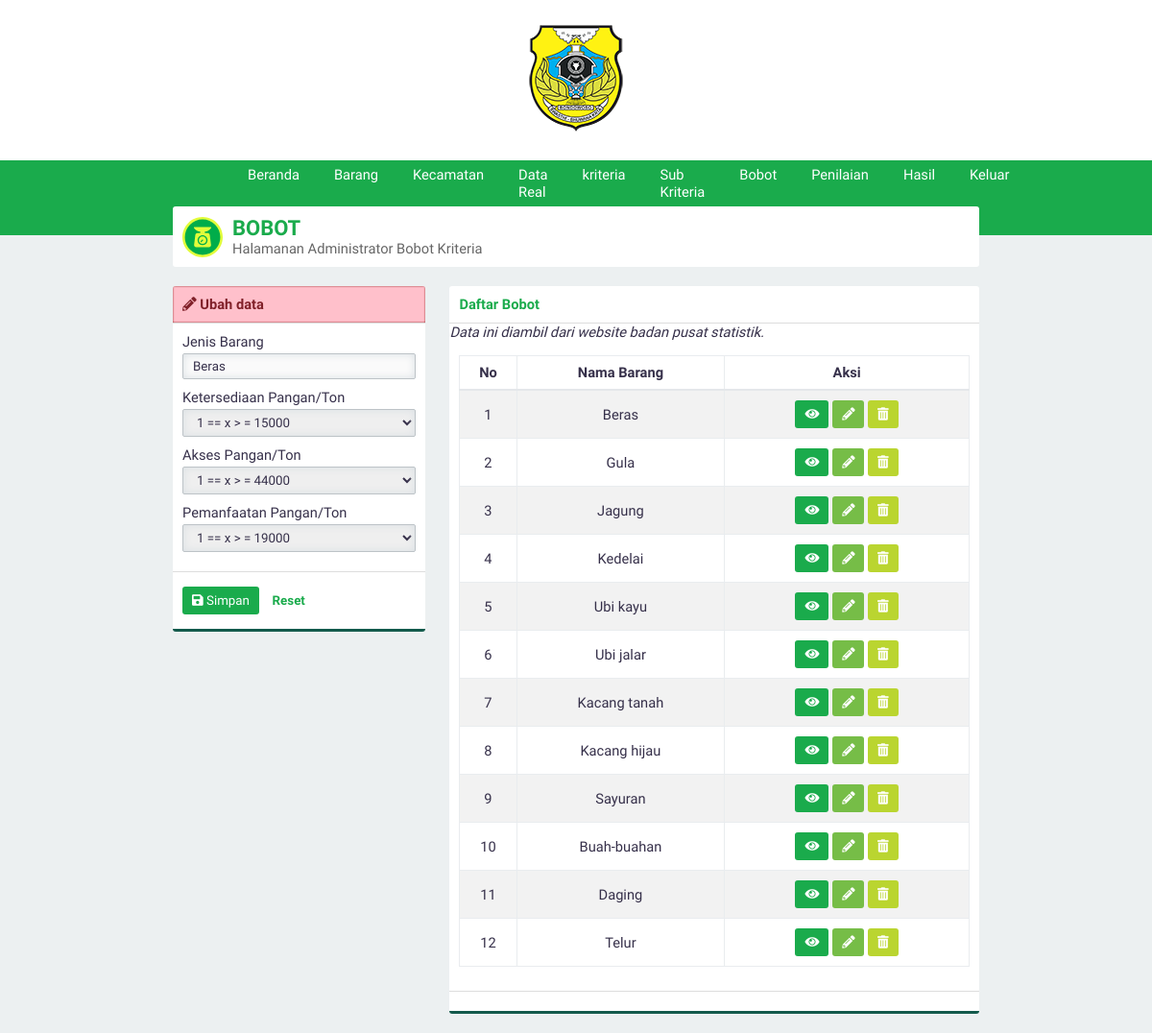
/?page=bobot&aksi=ubah&id=3 (signed in), run on the app's committed database.
### tables this page shows
CREATE TABLE `jenis_barang` (
  `id_jenisbarang` int(3) NOT NULL,
  `namaBarang` varchar(30) NOT NULL,
  `jumlah` varchar(20) NOT NULL
);

CREATE TABLE `bobot_kriteria` (
  `id_bobotkriteria` int(3) NOT NULL,
  `id_jenisbarang` int(3) NOT NULL,
  `id_kriteria` int(3) NOT NULL,
  `bobot` float NOT NULL
);

CREATE TABLE `kriteria` (
  `id_kriteria` int(3) NOT NULL,
  `namaKriteria` varchar(30) NOT NULL,
  `sifat` enum('Benefit','Cost') NOT NULL
);

### page/ubahbobot2.php (the view, shortened to what this page needs)
<?php
$listketersediaan = array(
    array("nama" => "0.2 == x < = 3000", "nilai" => 0.2),
    array("nama" => "0.4 == 3000 < x < = 5000", "nilai" => 0.4),
    array("nama" => "0.6 == 5000 < x < = 10000", "nilai" => 0.6),
    array("nama" => "0.8 == 10000 < x < = 14000", "nilai" => 0.8),
    array("nama" => "1 == x > = 15000", "nilai" => 1),
);
$listakses = array(
    array("nama" => "0.2 == x < = 25000", "nilai" => 0.2),
    array("nama" => "0.4 == 25000 < x < = 35000", "nilai" => 0.4),
    array("nama" => "0.6 == 30000 < x < 35000", "nilai" => 0.6),
    array("nama" => "0.8 == 35000 < x < = 43000", "nilai" => 0.8),
    array("nama" => "1 == x > = 44000", "nilai" => 1),
);
$listpemanfaatan = array(
    array("nama" => "0.2 == x < = 3000", "nilai" => 0.2),
    array("nama" => "0.4 == 3000 < x < = 6000", "nilai" => 0.4),
    array("nama" => "0.6 == 6000 < x < = 15000", "nilai" => 0.6),
    array("nama" => "0.8 == 15000 < x < = 18000", "nilai" => 0.8),
    array("nama" => "1 == x > = 19000", "nilai" => 1),
);
$id = htmlspecialchars(@$_GET['id']);
$querylihat = "SELECT id_jenisbarang,bobot,id_bobotkriteria,kriteria.namaKriteria AS namaKriteria FROM bobot_kriteria INNER JOIN kriteria USING(id_kriteria) WHERE id_jenisbarang='$id'";
?>
<div class="panel-top panel-top-edit">
    <b><i class="fa fa-pencil-alt"></i> Ubah data</b>
</div>
<form id="form" action="./proses/prosesubah.php" method="POST">
    <div class="panel-middle">
        <div class="group-input">
            <div class="group-input">
                <?php
                $query = "SELECT namaBarang FROM jenis_barang WHERE id_jenisbarang='$id'";
                $execute = $konek->query($query);
                $data = $execute->fetch_array(MYSQLI_ASSOC);
                ?>
                <div class="group-input">
                    <label for="jenisbarang">Jenis Barang</label>
                    <input class="form-custom" value="<?php echo $data['namaBarang']; ?>" disabled type="text" autocomplete="off" required name="barang" id="barang">
                </div>
            </div>
        </div>
        <?php
        $execute2 = $konek->query($querylihat);
        while ($data = $execute2->fetch_array(MYSQLI_ASSOC)) {
            echo "<div class=\"group-input\">
                    <label for=\"$data[namaKriteria]\">$data[namaKriteria]/Ton</label>
                    <input type='hidden' value=\"$data[id_bobotkriteria]\" name=\"id[]\">
                    <select class=\"form-custom\" required name=\"bobot[]\" id=\"$data[namaKriteria]\">
                    <option selected disabled>--Pilih Bobot $data[namaKriteria]--</option>";
            if ($data['namaKriteria'] == 'Ketersediaan Pangan') {
                foreach ($listketersediaan as $key) {
                    if ($key['nilai'] == $data['bobot']) {
                        $selected = "selected";
                    } else {
                        $selected = null;
                    }
                    echo "<option $selected value=\"$key[nilai]\">$key[nama]</option>";
                }
            } else if ($data['namaKriteria'] == 'Akses Pangan') {
                foreach ($listakses as $key) {
                    if ($key['nilai'] == $data['bobot']) {
                        $selected = "selected";
                    } else {
                        $selected = null;
                    }
                    echo "<option $selected value=\"$key[nilai]\">$key[nama]</option>";
                }
            } else if ($data['namaKriteria'] == 'Pemanfaatan Pangan') {
                foreach ($listpemanfaatan as $key) {
                    if ($key['nilai'] == $data['bobot']) {
                        $selected = "selected";
                    } else {
                        $selected = null;
                    }
                    echo "<option $selected value=\"$key[nilai]\">$key[nama]</option>";
                }
            }
            echo "</select>
            </div>
                ";
        }
        ?>
    </div>
    <div class="panel-bottom">
        <button type="submit" id="buttonsimpan" class="btn btn-green"><i class="fa fa-save"></i> Simpan</button>
        <button type="reset" id="buttonreset" class="btn btn-second">Reset</button>
    </div>
</form>

### asset/css/style.css (style rules this page uses)
* { padding: 0; margin: 0; font-family: 'Work Sans', sans-serif; color: #36304A; font-weight: 500; letter-spacing: normal; }
b, h1, h2, h3, h4, h5 { padding: 0; font-weight: 600 !important; margin: 0.83em 0em; }
input, select { border: none; width: 100%; }
.form-custom { padding: 5px 10px; border: solid 1px #BDC3C7; -webkit-border-radius: 2px; -moz-border-radius: 2px; border-radius: 2px; box-sizing: border-box; box-shadow: inset 0 0 8px #d9dfe3; margin: 3px 0 10px 0; }
.btn { border: none; -webkit-padding: 7px 10px; -o-padding: 7px 10px; -moz-padding: 7px 10px; padding: 7px 10px; border-radius: 3px; margin: 5px 0px; display: inline-block; cursor: pointer; font-size: 10pt !important; }
.btn i { color: white !important; }
.btn-green { background-color: #1aab4c; color: white !important; }
.btn-second { background-color: transparent; color: #1aab4c; font-weight: 600; }
.panel-top-edit { background-color: #ffc0cb; box-shadow: inset 0px 0px 2px #800000; color: #802029; }
.panel-top-edit b, .panel-top-edit i { color: #802029; }
.panel-top { padding: 10px; box-sizing: padding-box; border-bottom: solid 1px #dddddd; }
.panel-middle { padding: 10px; box-sizing: padding-box; }
.panel-bottom { padding: 10px; border-bottom: solid 3px #135a4c; border-top: solid 1px #dddddd; }
body { background-color: #ECF0F1; display: flex; width: 100vw; height: 100vh; align-items: center; flex-direction: column; overflow-x: hidden; font-size: 11pt; }

### data on the page
jenis_barang: barang "Beras"
bobot_kriteria: id_kriteria.namaKriteria "Ketersediaan Pangan", id_kriteria.namaKriteria "1 == x > = 15000"
bobot_kriteria: id_kriteria.namaKriteria "Akses Pangan", id_kriteria.namaKriteria "1 == x > = 44000"
bobot_kriteria: id_kriteria.namaKriteria "Pemanfaatan Pangan", id_kriteria.namaKriteria "1 == x > = 19000"

### other printed values
$data[namaBarang] "Beras"
$data[namaBarang] "Gula"
$data[namaBarang] "Jagung"
$data[namaBarang] "Kedelai"
$data[namaBarang] "Ubi kayu"
$data[namaBarang] "Ubi jalar"
$data[namaBarang] "Kacang tanah"
$data[namaBarang] "Kacang hijau"
$data[namaBarang] "Sayuran"
$data[namaBarang] "Buah-buahan"
$data[namaBarang] "Daging"
$data[namaBarang] "Telur"
